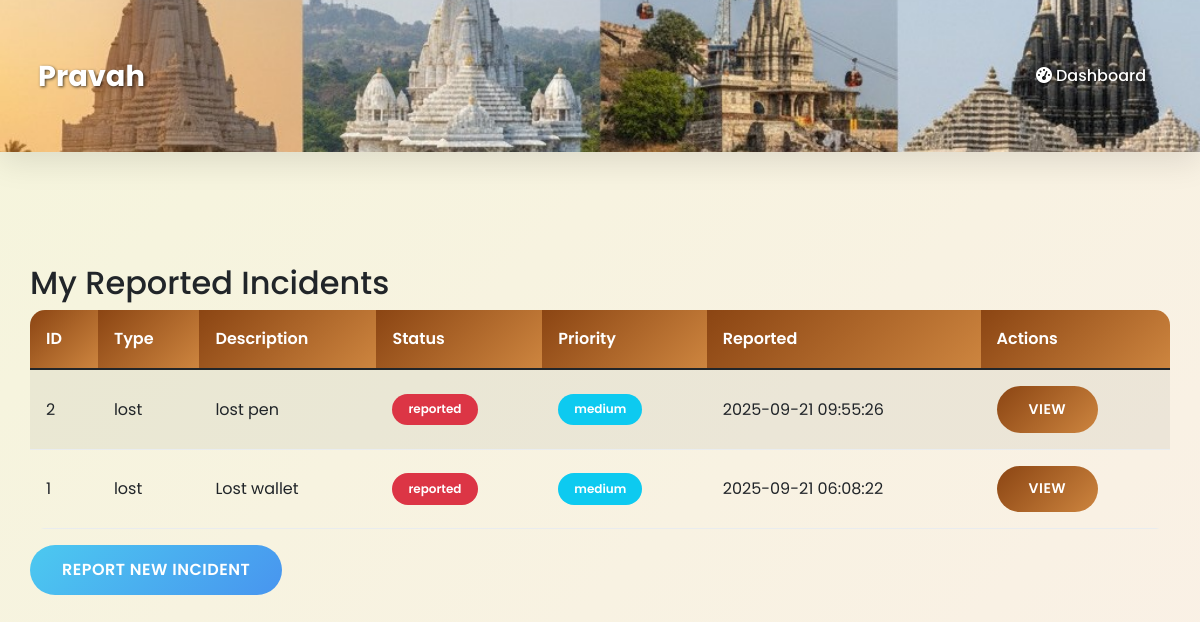
Page /my/incidents (signed in) on the committed database.
### tables this page shows
CREATE TABLE incidents (
            id INTEGER PRIMARY KEY AUTOINCREMENT,
            type TEXT NOT NULL,
            description TEXT NOT NULL,
            location TEXT,
            status TEXT DEFAULT 'reported',
            priority TEXT DEFAULT 'medium',
            timestamp DATETIME DEFAULT CURRENT_TIMESTAMP,
            user_id INTEGER,
            assigned_to INTEGER,
            image_path TEXT,
            FOREIGN KEY (user_id) REFERENCES users (id),
            FOREIGN KEY (assigned_to) REFERENCES users (id)
        );

### app.py (the view)
@app.route('/my/incidents')
@login_required
def my_incidents():
    conn = sqlite3.connect('pilgrim.db')
    cursor = conn.cursor()
    cursor.execute('''
        SELECT i.*, u.username as reporter_name,
               vu.username as assigned_name
        FROM incidents i
        JOIN users u ON i.user_id = u.id
        LEFT JOIN users vu ON i.assigned_to = vu.id
        WHERE i.user_id = ?
        ORDER BY i.timestamp DESC
    ''', (session['user_id'],))
    incidents = cursor.fetchall()
    conn.close()
    return render_template('my_incidents.html', incidents=incidents)

### app.py (called while the page is built)
def login_required(f):
    @wraps(f)
    def decorated_function(*args, **kwargs):
        if 'user_id' not in session:
            if request.is_json or request.headers.get('X-Requested-With') == 'XMLHttpRequest':
                return jsonify({"success": False, "message": "Login required"}), 401
            flash("Please login first", "error")
            return redirect(url_for('index'))
        return f(*args, **kwargs)
    return decorated_function

### templates/my_incidents.html
{% extends "base.html" %}
{% block content %}
<div class="container mt-4">
    <h2>My Reported Incidents</h2>
    {% if incidents %}
    <div class="table-responsive">
        <table class="table table-striped">
            <thead>
                <tr>
                    <th>ID</th>
                    <th>Type</th>
                    <th>Description</th>
                    <th>Status</th>
                    <th>Priority</th>
                    <th>Reported</th>
                    <th>Actions</th>
                </tr>
            </thead>
            <tbody>
                {% for incident in incidents %}
                <tr>
                    <td>{{ incident[0] }}</td>
                    <td>{{ incident[1] }}</td>
                    <td>{{ incident[2][:50] }}{% if incident[2]|length > 50 %}...{% endif %}</td>
                    <td>
                        <span class="badge bg-{% if incident[4] == 'resolved' %}success{% elif incident[4] == 'in_progress' %}warning{% else %}danger{% endif %}">
                            {{ incident[4] }}
                        </span>
                    </td>
                    <td>
                        <span class="badge bg-{% if incident[5] == 'critical' %}danger{% elif incident[5] == 'high' %}warning{% elif incident[5] == 'medium' %}info{% else %}secondary{% endif %}">
                            {{ incident[5] }}
                        </span>
                    </td>
                    <td>{{ incident[6] }}</td>
                    <td>
                        <a href="{{ url_for('view_incident', incident_id=incident[0]) }}" class="btn btn-sm btn-primary">View</a>
                    </td>
                </tr>
                {% endfor %}
            </tbody>
        </table>
    </div>
    {% else %}
    <div class="alert alert-info">
        You haven't reported any incidents yet.
    </div>
    {% endif %}
    <a href="{{ url_for('report_incident') }}" class="btn btn-success">Report New Incident</a>
</div>
{% endblock %}

### static/css/style.css (style rules this page uses)
:root { --primary: #4361ee; --secondary: #3a0ca3; --success: #4cc9f0; --warning: #f72585; --info: #7209b7; --light: #f8f9fa; --dark: #212529; --spiritual: #8B4513; --gold: #FFD700; --gradient: linear-gradient(135deg, #4361ee 0%, #3a0ca3 100%); --spiritual-gradient: linear-gradient(135deg, #8B4513 0%, #CD853F 100%); --shadow: 0 10px 30px rgba(0, 0, 0, 0.1); --border-radius: 15px; }
* { margin: 0; padding: 0; box-sizing: border-box; }
body { font-family: 'Poppins', sans-serif; background: linear-gradient(135deg, #f5f5dc 0%, #faf0e6 100%); min-height: 100vh; color: var(--dark); line-height: 1.6; }
.container { padding: 2rem 0; }
.btn { border-radius: 25px; padding: 0.8rem 2rem; font-weight: 600; transition: all 0.3s ease; border: none; text-transform: uppercase; letter-spacing: 0.5px; }
.btn-success { background: linear-gradient(135deg, #4cc9f0 0%, #4895ef 100%); }
.btn-primary { background: var(--spiritual-gradient); }
.badge { padding: 0.6rem 1rem; border-radius: 20px; font-weight: 600; }
.table { border-radius: var(--border-radius); overflow: hidden; }
.table th { background: var(--spiritual-gradient); color: white; border: none; padding: 1rem; font-weight: 600; }
.table td { padding: 1rem; vertical-align: middle; border-color: #e9ecef; }

### rows in the picture
incidents: id "2", type "lost", description "lost pen", status "reported", priority "medium", timestamp "2025-09-21 09:55:26"
incidents: id "1", type "lost", description "Lost wallet", status "reported", priority "medium", timestamp "2025-09-21 06:08:22"
